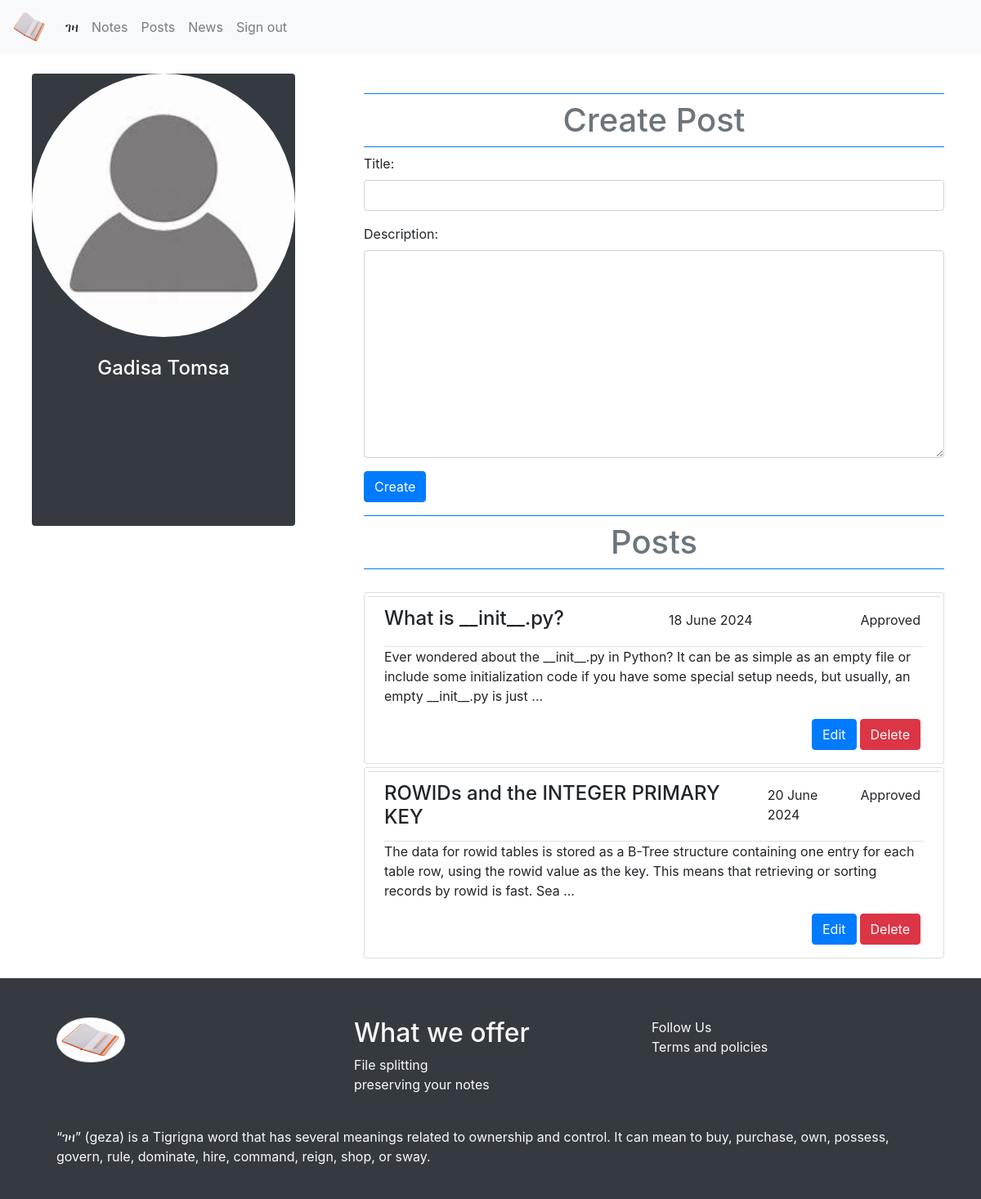
/posts/ (signed in), run on the app's committed database.
### note/models.py (models this page shows)
class User(note_db.Model, UserMixin):
    id = note_db.Column(note_db.Integer, primary_key = True)
    email = note_db.Column(note_db.String(150), unique = True)
    password = note_db.Column(note_db.String(200))
    first_name = note_db.Column(note_db.String(100))
    last_name = note_db.Column(note_db.String(100))
    is_admin = note_db.Column(note_db.Boolean, default = False)
    notes = note_db.relationship('Note')
    posts = note_db.relationship('Posts')
    is_banned = note_db.Column(note_db.Boolean, default = False)

class Posts(note_db.Model):
    post_id = note_db.Column(note_db.Integer, autoincrement=True, primary_key=True)
    title = note_db.Column(note_db.String(100), nullable = False)
    content = note_db.Column(note_db.Text, nullable = False)
    publish_date = note_db.Column(note_db.DateTime(timezone=True), default=func.now())
    status = note_db.Column(note_db.String(50), nullable = False, default="pending")
    author_id = note_db.Column(note_db.Integer, note_db.ForeignKey('user.id'))

### note/posts.py (the view)
@posts.route('/')
@login_required
def get_all_posts():
    mapper = 'posts'
    all_posts = Posts.query.all()
    return render_template("dashboard.html",
                           category=mapper,
                           get_all_post= all_posts,
                           is_post_update = is_post_updating,
                           user=current_user,
                           is_expanding = is_collapsed)

### note/templates/dashboard.html (shortened to what this page needs)
<!DOCTYPE html>
<html lang="en">
<head>
    <link rel="stylesheet" href="https://stackpath.bootstrapcdn.com/bootstrap/4.3.1/css/bootstrap.min.css">
</head>
<body>
    {% include "navbar.html" %}
    <div class="container-fluid">
        <div class="row">
            <div class="col-md-4">
                {% include "dashboardManager.html" %}
            </div>
            <div class="col-md-8">
                    {% include "dashboardViewer.html" %}
            </div>
        </div>
    </div>
{%  include "footer.html" %}
</body>
</html>

### note/templates/dashboardManager.html
{% if user.is_admin %}
<div class="d-flex flex-column bg-purple-dark border-right" id="wrapper">
    <div class="d-flex flex-column h-50 m-4 justify-content-start text-body  align-center rounded text-white">
        <img class="rounded-circle h-20 w-20" src="{{url_for('static', filename='profile.jpeg')}}" alt=" profile">
        <h3 class="text-center border-top border-default border-bottom text-secondary py-1">{{ user.first_name.upper() + " " + user.last_name.upper()}}</h3>
        <a href="/profile/user/update/{{user.id}}" class="btn btn-success">Edit</a>
    </div>
    <ul class="list-group list-unstyled d-inline text-center border">
        <li class="p-2"><a class="list-group-item hover-shadow list-group-item-action active" href="/profile/profile">Users</a></li>
        <li class="p-2"><a class="list-group-item hover-shadow  list-group-item-action" href="/profile/get-all-notes">Notes</a></li>
        <li class="p-2"><a class="list-group-item hover-shadow  list-group-item-action" href="/category/get-all-categories">Categories</a></li>
        <li class="p-2"><a class="list-group-item hover-shadow  list-group-item-action" href="/posts">Posts</a></li>
    </ul>
</div>
{% else %}
<div class="d-none d-xl-flex flex-column h-50 m-4 justify-content-start  align-center bg-dark rounded text-white">
    <img class="rounded-circle h-20 w-20" src="{{url_for('static', filename='profile.jpeg')}}" alt=" profile">
    <p class="text-center p-4 h4">{{ user.first_name + " " + user.last_name}}</p>
</div>
{% endif %}

### note/templates/blogs/posts.html
<div class="container mt-5">
    {% if not user.is_admin %}
    {%  if is_post_update %}
        <h1 class="py-2 text-center text-secondary border-top border-primary border-bottom">Update Post</h1>
        <form  method="POST" action="/posts/update-{{set_post.post_id **100}}/{{set_post.post_id}}/updating">
            <div class="form-group">
                <label for="title">Title:</label>
                <input type="text" class="form-control" id="title" name="title" value="{{set_post.title}}" required>
            </div>
            <div class="form-group">
                <label for="description">Description:</label>
                <textarea rows="10" type="text" class="form-control" id="content"   name="content" required>{{set_post.content}}</textarea>
            </div>
            <button type="submit" class="btn btn-success">Update post</button>
        </form>
    {% else %}
        <h1 class="py-2 text-center text-secondary border-top border-primary border-bottom">Create Post</h1>
        <form  method="POST" action="/posts/create-post">
            <div class="form-group">
                <label for="title">Title:</label>
                <input type="text" class="form-control" id="title" name="title" required>
            </div>
            <div class="form-group">
                <label for="description">Description:</label>
                <textarea rows="10" class="form-control" id="content"   name="content" required></textarea>
            </div>
            <button type="submit" class="btn btn-primary">Create</button>
        </form>
    {% endif %}
    {% endif %}
    <div class="list-group list-group-flush mt-3">
        <h1 class="py-2 text-center text-secondary border-top border-primary border-bottom">Posts</h1>
        {% if user.is_admin %}
            <ul class="list-group list-group-flush mt-3">
                {% for post in get_all_post %}
                    <article class="card user-select-auto mb-1">
                        <li class="list-group-item card-body p-1">
                            <div class="d-flex flex-row border-bottom border-secondary justify-content-between text-decoration-underline">
                                <h4 class="card-title">{{post.title}}</h4>
                                <p class="bg-default rounded text-grey p-1">{{ post.publish_date.strftime('%d %B %Y') }}</p>
                                <span role="contentinfo" class=" btn text-secondary disabled rounded">{{ post.status.capitalize() }}</span>
                            </div>
                            <p class="card-text py-2">{{ post.content[:300]}} ...</p>
                            <a href="/posts/get-detail-of-post/{{post.post_id}}/see-more" class="btn btn-primary">See more</a>
                        </li>
                    </article>
                {% endfor%}
            </ul>
        {% else %}
            <ul class="list-group list-group-flush mt-3">
                {% for post in user.posts %}
                    <article class="card user-select-auto p-1 mt-1">
                        <li class="list-group-item card-body">
                            <div class="d-flex flex-row justify-content-between border-bottom text-decoration-underline">
                                <h4 class="card-title">{{post.title}}</h4>
                                <p class="bg-default rounded text-grey p-1">{{ post.publish_date.strftime('%d %B %Y') }}</p>
                                <el class="rounded p-1">{{post.status.capitalize()}}</el>
                            </div>
                            <p class="card-text">{{ post.content[:200]}} ... </p>
                            <a href="/posts/get-delete-post/{{post.post_id}}/{{range(1,40000000)| random}}" class=" float-right btn btn-danger mx-1">Delete</a>
                            <a href="/posts/get-post-for-update/{{post.post_id}}/edit" class="float-right btn btn-primary">Edit</a>
                        </li>
                    </article>
                {% endfor%}
            </ul>
        {% endif %}
    </div>
</div>

### data on the page
User: first_name+last_name "Gadisa Tomsa"
Posts: title "What is __init__.py?", publish_date "18 June 2024", status "Approved", content "Ever wondered about the __init__.py in Python? It can be as simple as an empty file or include some initialization code if you have some special setup needs, but usually, an empty __init__.py is just"
Posts: title "ROWIDs and the INTEGER PRIMARY KEY", publish_date "20 June 2024", status "Approved", content "The data for rowid tables is stored as a B-Tree structure containing one entry for each table row, using the rowid value as the key. This means that retrieving or sorting records by rowid is fast. Sea"
